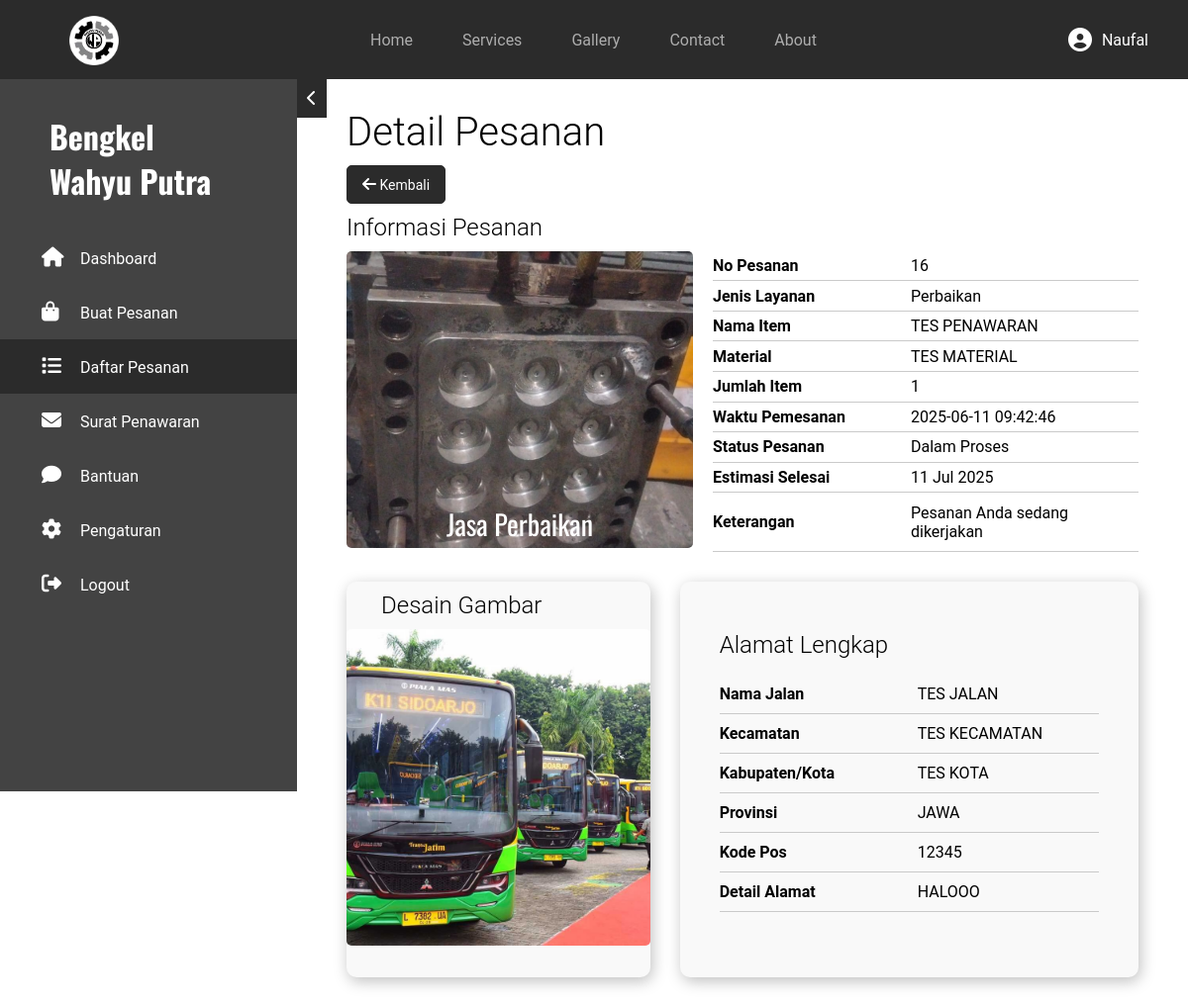
/dashboard/pages/my-order/detail/?detail=16 (signed in), run on the app's committed database.
### tables this page shows
CREATE TABLE `pemesanan` (
  `no_pesanan` int(11) NOT NULL,
  `id_pelanggan` int(11) NOT NULL,
  `waktu_pemesanan` datetime NOT NULL DEFAULT current_timestamp(),
  `nama_jalan` varchar(100) NOT NULL,
  `kecamatan` varchar(50) NOT NULL,
  `kabupaten_kota` varchar(50) NOT NULL,
  `provinsi` varchar(30) NOT NULL,
  `kode_pos` char(5) NOT NULL,
  `detail` varchar(50) DEFAULT NULL,
  `id_service` int(11) NOT NULL,
  `estimasi` date DEFAULT NULL,
  `status_pesanan` enum('Menunggu Penawaran','Penawaran Diterbitkan','Negosiasi Penawaran','Dalam Proses','Menunggu Pembayaran','Konfirmasi Pembayaran','Selesai') NOT NULL DEFAULT 'Menunggu Penawaran'
);

CREATE TABLE `service` (
  `id_service` int(11) NOT NULL,
  `nama_service` varchar(50) NOT NULL,
  `gambar_jasa` varchar(100) DEFAULT NULL
);

CREATE TABLE `pemesanan_item` (
  `id_item` int(11) NOT NULL,
  `no_pesanan` int(11) NOT NULL,
  `nama_item` varchar(30) NOT NULL,
  `desain_gambar` varchar(255) NOT NULL,
  `material` varchar(20) NOT NULL,
  `jumlah_item` int(11) NOT NULL
);

### dashboard/pages/my-order/detail/index.php (the view, shortened to what this page needs)
<?php
require_once $_SERVER['DOCUMENT_ROOT'] . "/bengkel-wahyu-putra/includes/global/koneksi.php";
if (isset($_GET['detail'])) {
    $no_pesanan = $_GET['detail'];
    $query = "SELECT * FROM pemesanan p
                JOIN service s
                ON p.id_service = s.id_service
                JOIN pemesanan_item pi
                ON p.no_pesanan = pi.no_pesanan
                WHERE p.no_pesanan = ?";
    $stmt = $conn->prepare($query);
    $stmt->bind_param('i', $no_pesanan);
    $stmt->execute();
    $result = $stmt->get_result();
    $result = $result->fetch_assoc();
} else {
    header('location: ../');
}
?>
<!DOCTYPE html>
<html lang="en">
<head>
    <link rel="stylesheet" href="../../../../assets/css/global.css">
    <link rel="stylesheet" href="../../../../assets/css/user.css">
    <link rel="stylesheet" href="../../../../assets/fontawesome/css/all.css">
</head>
<body>
    <?php require_once $_SERVER['DOCUMENT_ROOT'] . "/bengkel-wahyu-putra/includes/global/nav.php"; ?>
    <main class="detailPesanan">
        <?php require_once $_SERVER['DOCUMENT_ROOT'] . "/bengkel-wahyu-putra/includes/user/aside.php"; ?>
        <section class="utama">
            <div class="main-content">
                <h1>Detail Pesanan</h1>
                <a href="../">
                    <i class="fas fa-arrow-left"></i>
                    Kembali
                </a>
                <div class="informasi">
                    <h2 style="margin-bottom: 10px;">Informasi Pesanan</h2>
                    <div class="informasi-flex">
                        <div class="img-jasa">
                            <img src="../../../../assets/img/<?= $result['gambar_jasa'] ?>" alt="Jasa">
                            <h1>Jasa <?= $result['nama_service'] ?></h1>
                        </div>
                        <table>
                            <tr>
                                <th>No Pesanan</th>
                                <td><?= $result['no_pesanan'] ?></td>
                            </tr>
                            <tr>
                                <th>Jenis Layanan</th>
                                <td><?= $result['nama_service'] ?></td>
                            </tr>
                            <tr>
                                <th>Nama Item</th>
                                <td><?= $result['nama_item'] ?></td>
                            </tr>
                            <tr>
                                <th>Material</th>
                                <td><?= $result['material'] ?? '-' ?></td>
                            </tr>
                            <tr>
                                <th>Jumlah Item</th>
                                <td><?= $result['jumlah_item'] ?></td>
                            </tr>
                            <tr>
                                <th>Waktu Pemesanan</th>
                                <td><?= $result['waktu_pemesanan'] ?></td>
                            </tr>
                            <tr>
                                <th>Status Pesanan</th>
                                <td><?= $result['status_pesanan'] ?></td>
                            </tr>
                            <tr>
                                <th>Estimasi Selesai</th>
                                <td><?= date('d M Y', strtotime($result['estimasi'])) ?></td>
                            </tr>
                            <tr>
                                <th>Keterangan</th>
                                <td>
                                    <?php
                                    $status = $result['status_pesanan'];
                                    switch ($status) {
                                        case 'Dalam Proses':
                                            echo 'Pesanan Anda sedang dikerjakan';
                                            break;
                                    }
                                    ?>
                                </td>
                            </tr>
                        </table>
                    </div>
                </div>
                <div class="desain-alamat">
                    <div class="desain">
                        <h2>Desain Gambar</h2>
                        <?php
                        $split = explode('.', $result['desain_gambar']);
                        $ekstensi = $split[count($split) - 1];
                        if ($ekstensi == 'pdf') { ?>
                            <iframe src="../../../../uploads/desain/<?= $result['desain_gambar'] ?>" width="100%" height="200px"></iframe>
                        <?php } else {
                        ?>
                            <img src="../../../../uploads/desain/<?= $result['desain_gambar'] ?>" alt="" style="height: 80%; width: 100%">
                        <?php } ?>
                    </div>
                    <div class="alamat">
                        <h2 style="margin-bottom: 1rem;">Alamat Lengkap</h2>
                        <table>
                            <tr>
                                <th>Nama Jalan</th>
                                <td><?= $result['nama_jalan'] ?></td>
                            </tr>
                            <tr>
                                <th>Kecamatan</th>
                                <td><?= $result['kecamatan'] ?></td>
                            </tr>
                            <tr>
                                <th>Kabupaten/Kota</th>
                                <td><?= $result['kabupaten_kota'] ?></td>
                            </tr>
                            <tr>
                                <th>Provinsi</th>
                                <td><?= $result['provinsi'] ?></td>
                            </tr>
                            <tr>
                                <th>Kode Pos</th>
                                <td><?= $result['kode_pos'] ?></td>
                            </tr>
                            <tr>
                                <th>Detail Alamat</th>
                                <td><?= $result['detail'] ?? '-' ?></td>
                            </tr>
                        </table>
                    </div>
                </div>
            </div>
        </section>
    </main>
</body>
</html>

### assets/css/global.css (style rules this page uses)
:root { --primary-color: #2b2b2b; --secondary-color: #faf9f6; }
* { margin: 0; padding: 0; font-family: "Roboto", serif; scroll-behavior: smooth; box-sizing: border-box; }
a { text-decoration: none; }
h1, h2, h3, p, strong, cite, hr, main img, header a, main a, input, label, select, option, textarea, em, strong, button, span { animation: coolTransition 0.9s; }
main { background-color: var(--secondary-color); }
.fas, .fab { font-size: 25px; }

### assets/css/user.css (style rules this page uses)
:root { --primary-color: #2b2b2b; --secondary-color: #faf9f6; }
main { background-color: white; display: grid; grid-template-columns: auto 1fr; }
.utama { margin: 30px 50px; z-index: 2; }
.utama h2 { font-size: 24px; font-weight: 300; }
.utama table tr { display: block; padding: 10px 0px; }
table a, .no-order a, .detailPesanan .utama a { background-color: var(--primary-color); color: white; padding: 10px 15px; border-radius: 5px; border: 1px solid var(--primary-color); display: inline-block; transition: .3s ease-in-out; font-size: 14px; }
.utama h1 { font-size: 40px; font-weight: 300; }
.detailPesanan .informasi-flex { display: flex; gap: 20px; }
.detailPesanan .utama a { margin: 10px 0px; }
.detailPesanan .utama .fas { font-size: 16px; }
.detailPesanan img { width: 350px; height: 300px; object-fit: cover; border-radius: 5px; cursor: pointer; }
.detailPesanan .desain img { width: auto; height: auto; min-width: none; min-height: none; object-fit: cover; }
.detailPesanan table { border-collapse: collapse; width: 100%; }
.detailPesanan table th { min-width: 50px; width: 200px; }
.detailPesanan table td { min-width: 100px; }
.detailPesanan table tr { display: table-row; }
.detailPesanan table th, .detailPesanan table td { text-align: left; border-bottom: 1px solid #cacaca; }
.detailPesanan .img-jasa { position: relative; }
.detailPesanan .img-jasa h1 { font-family: 'Oswald', serif; font-size: 28px; font-weight: 400; position: absolute; z-index: 2; bottom: 0; color: white; transition: none; animation: none; margin-bottom: 8px; width: 100%; text-align: center; }
.detailPesanan .desain-alamat { width: 100%; display: flex; gap: 30px; margin-top: 30px; }
.desain-alamat .desain { position: relative; width: 40%; height: 400px; border-radius: 10px; background-color: #f9f9f9; box-shadow: 2px 4px 15px rgba(0, 0, 0, 0.25); }
.desain-alamat .desain h2 { padding: 10px 35px; }
.desain-alamat .alamat { width: 60%; background-color: #f9f9f9; padding: 50px 40px; border-radius: 10px; box-shadow: 2px 4px 15px rgba(0, 0, 0, 0.25); }
.desain-alamat .alamat table th { padding: 10px 0px; width: 200px; }

### data on the page
pemesanan: id_service.gambar_jasa (picture), id_service.nama_service "Perbaikan", pemesanan_item.no_pesanan "16", pemesanan_item.nama_item "TES PENAWARAN", pemesanan_item.material "TES MATERIAL", pemesanan_item.jumlah_item "1", waktu_pemesanan "2025-06-11 09:42:46", status_pesanan "Dalam Proses", estimasi "11 Jul 2025", pemesanan_item.desain_gambar (picture), nama_jalan "TES JALAN", kecamatan "TES KECAMATAN", kabupaten_kota "TES KOTA", provinsi "JAWA", kode_pos "12345", detail "HALOOO"

### other printed values
$nama "Naufal"
